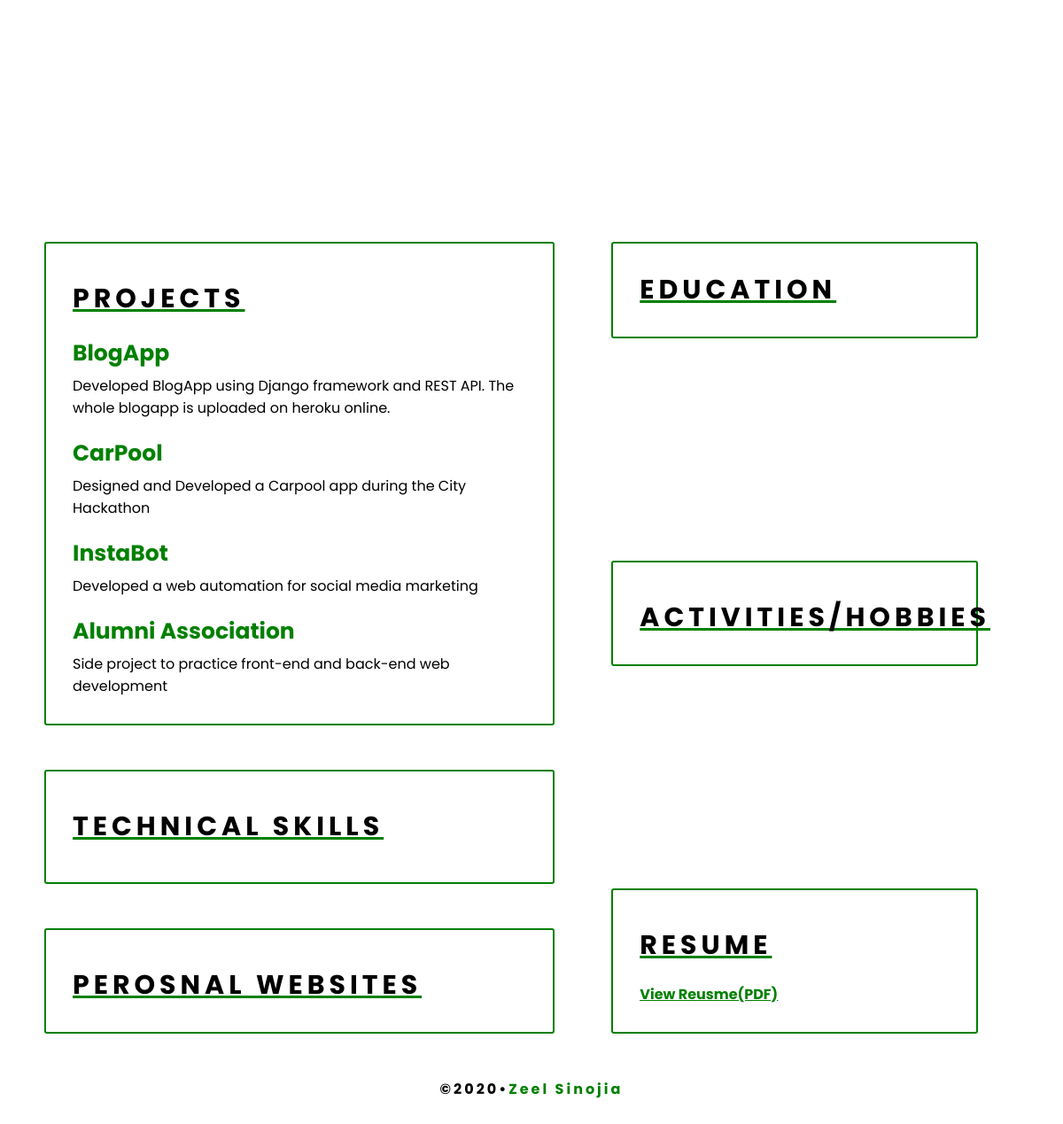
The app's page / (lower part), older data.
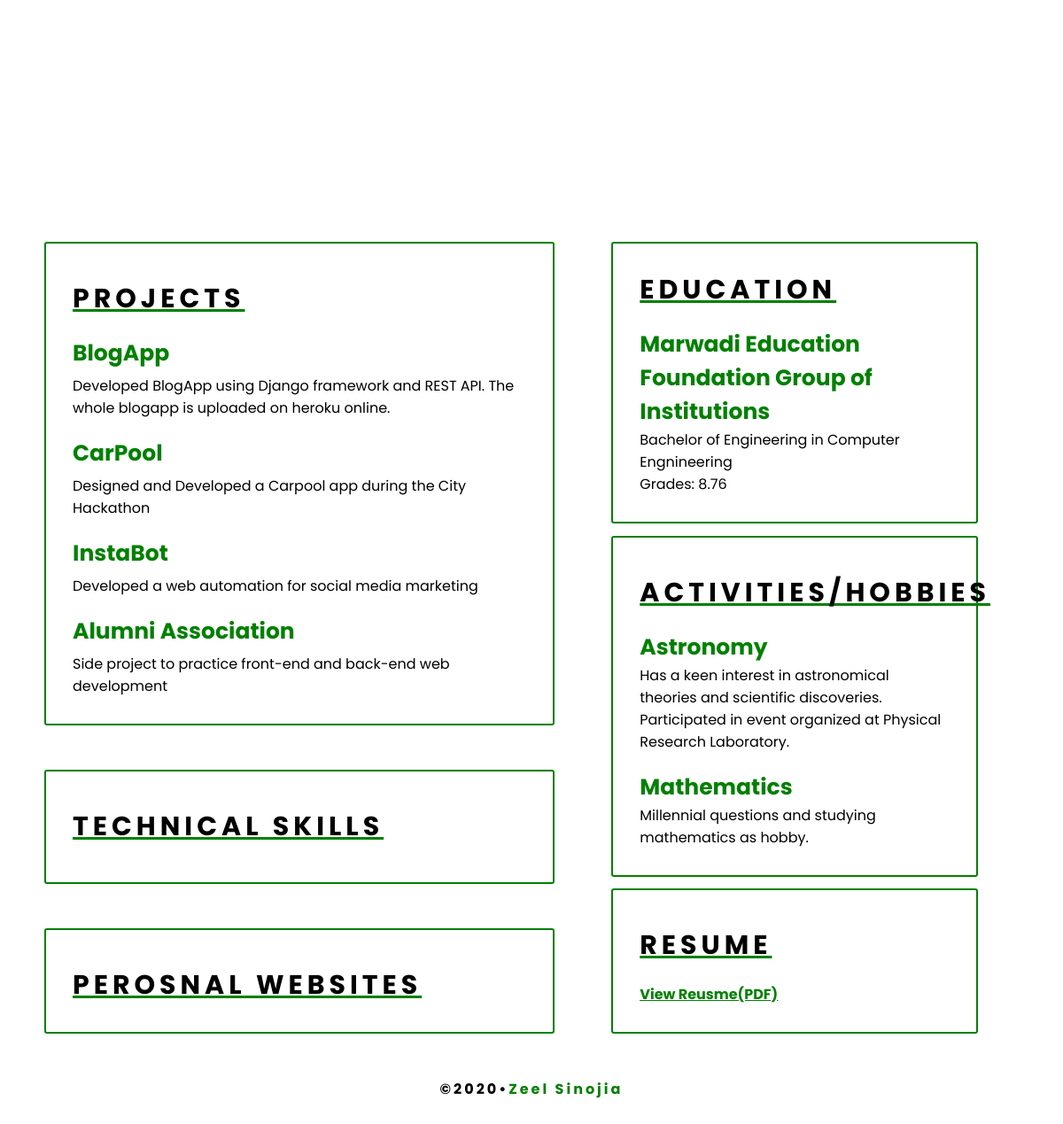
The same page, newer data.
### Portfolio/models.py (models this page shows, shortened)
class Project(models.Model):
	project_title = models.CharField(max_length = 50)
	project_description = models.TextField()

class Education(models.Model):
	education = models.CharField(max_length = 50)
	institute = models.CharField(max_length = 50)
	grade = models.DecimalField(max_digits = 5, decimal_places = 2)
	class Meta:
		verbose_name_plural = 'Education'

class Activity(models.Model):
	activity = models.CharField(max_length = 50)
	activity_description = models.TextField()
	class Meta:
		verbose_name_plural = 'activities'

### Portfolio/views.py (the view)
# urls.py: path('', PortFolioListView.as_view(), name='portfolio'),
class PortFolioListView(ListView):
	context_object_name = 'project'
	template_name = 'Portfolio/base.html'
	def get_queryset(self):
		self.project = get_object_or_404
	def get_context_data(self, **kwargs):
		context = super(PortFolioListView, self).get_context_data(**kwargs)
		context['project'] = Project.objects.all()
		context['education'] = Education.objects.all()
		context['technicalskill'] = TechnicalSkill.objects.all()
		context['activity'] = Activity.objects.all()
		context['personalwebsite'] = PersonalWebsite.objects.all()
		return context

### Portfolio/templates/Portfolio/base.html (shortened to what this page needs)
{% load static %}
<!DOCTYPE html>
<html>
<head>
    <link rel="stylesheet" href="{% static 'Portfolio/style.css' %}">
</head>
<body>
    <div class="home">
    </div>
    <div class="about-content">
        <section class="section-part">
            <div class="projects-details">
                <h3>
                    Projects
                </h3>
                {% for p in project %}
                <div class="project">
                    <h4>{{ p.project_title }}</h4>
                    <p>{{ p.project_description }}</p>
                </div>
                {% endfor %}
            </div>
            <div class="technology-details">
                <h3>
                    Technical Skills
                </h3>
            </div>
            <div class="website-details">
                <h3>
                    Perosnal Websites
                </h3>
            </div>
        </section>
        <aside class="aside-part">
            <div class="education-details">
                <h3>
                    Education
                </h3>
                {% for e in education %}
                <div class="education">
                    <h4>{{ e.institute }}</h4>
                    <p>{{ e.education }}</p>
                    <p>Grades: {{ e.grade }}</p>
                </div>
                {% endfor %}
            </div>
            <div class="activity-details">
                <h3>
                    Activities/Hobbies
                </h3>
                {% for a in activity %}
                <div class="activity">
                    <h4>{{ a.activity }}</h4>
                    <p>{{ a.activity_description }}</p>
                </div>
                {% endfor %}
            </div>
            <div class="resume-details">
                <h3>Resume</h3>
                <div class="resume">
                    <a href="{% static 'Portfolio/docs/Zeel-Sinojia-Resume.pdf' %}" target="_blank">
                        <h4>View Reusme(PDF)</h4>
                    </a>
                </div>
            </div>
        </aside>
    </div>
    <footer class="footer-details">
        <div class="footer">
            <h4>&copy;2020•<a href="#">Zeel Sinojia</a></h4>
        </div>
    </footer>
</body>
</html>

Row changes from the older to the newer data that the page shows:
added Education: institute "Marwadi Education Foundation Group of Institutions", education "Bachelor of Engineering in Computer Engnineering", grade "8.76"
added Activity: activity "Astronomy", activity_description "Has a keen interest in astronomical theories and scientific discoveries. Participated in event organized at Physical Research Laboratory."
added Activity: activity "Mathematics", activity_description "Millennial questions and studying mathematics as hobby."
